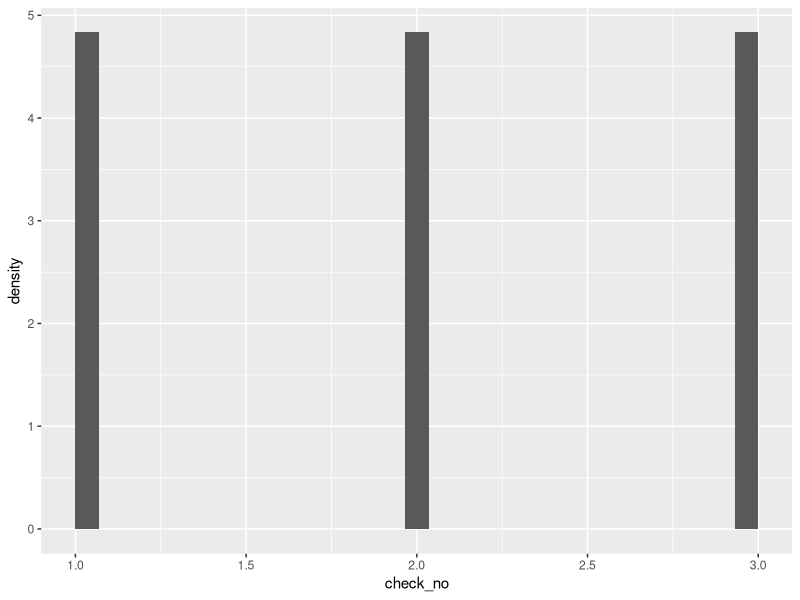
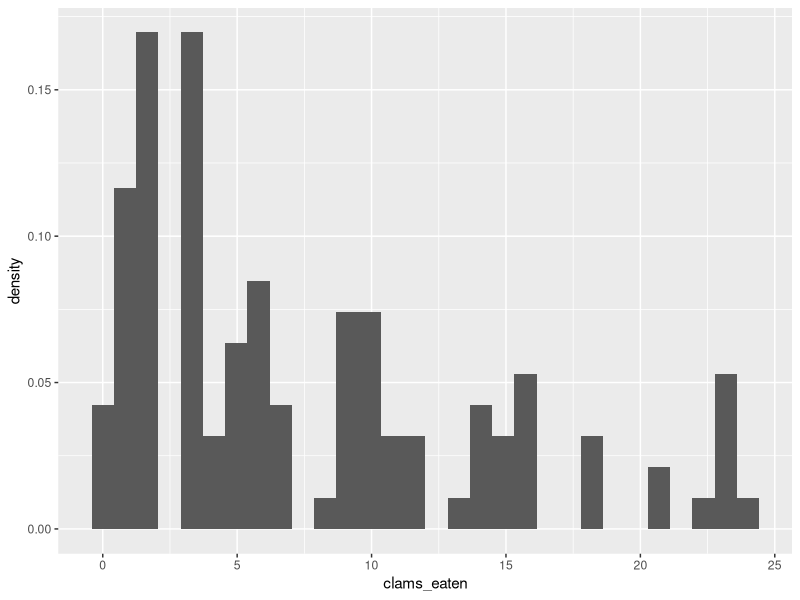
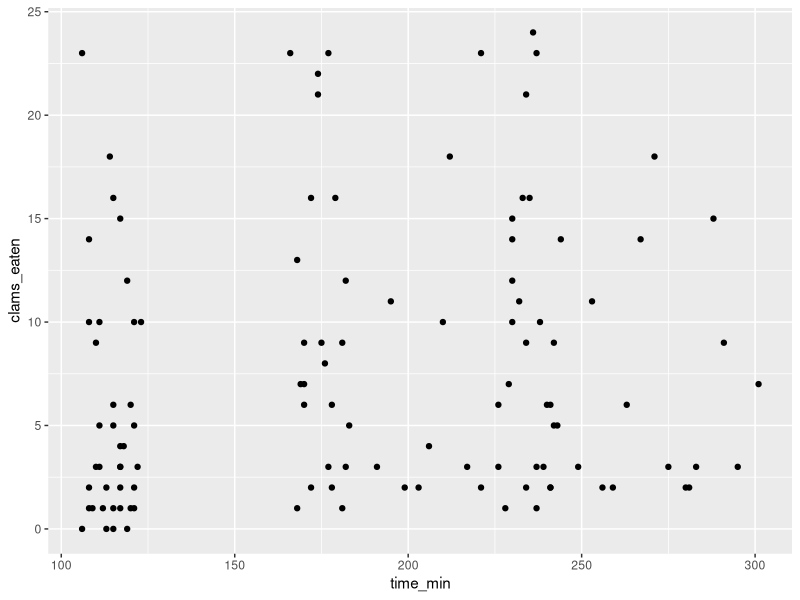
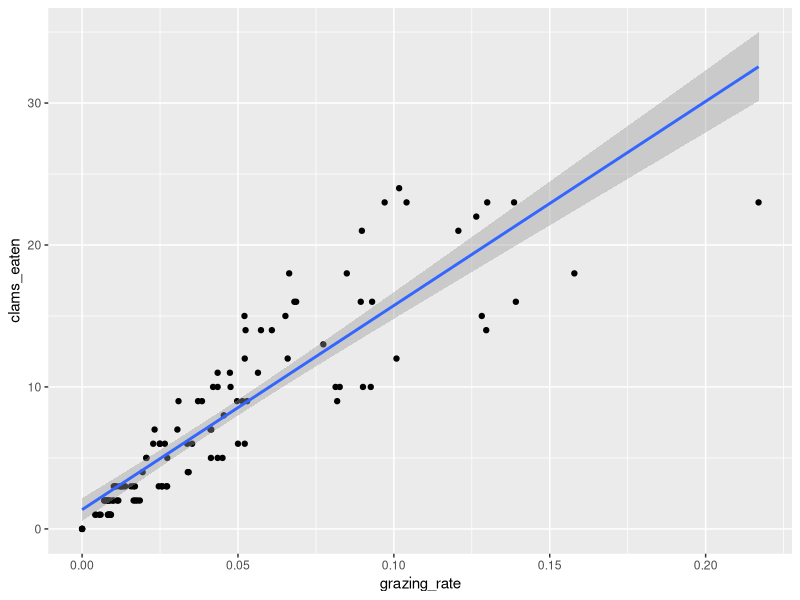
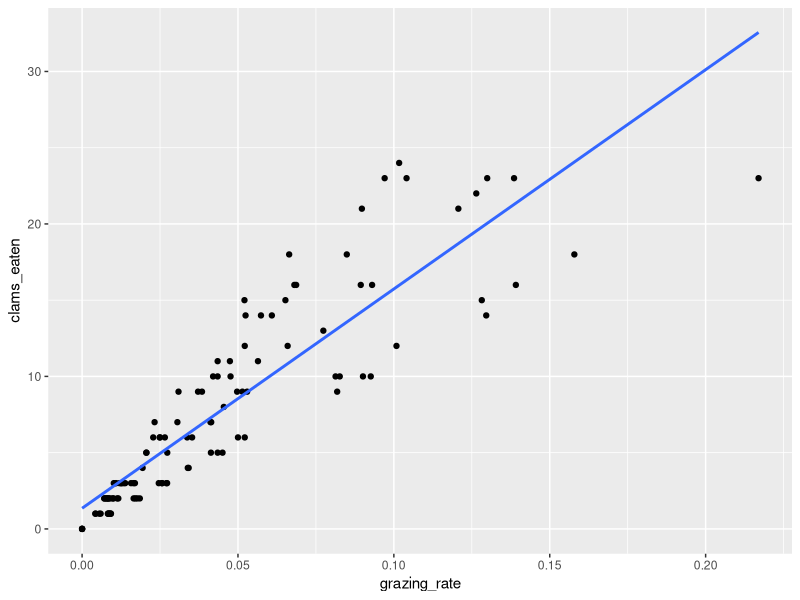
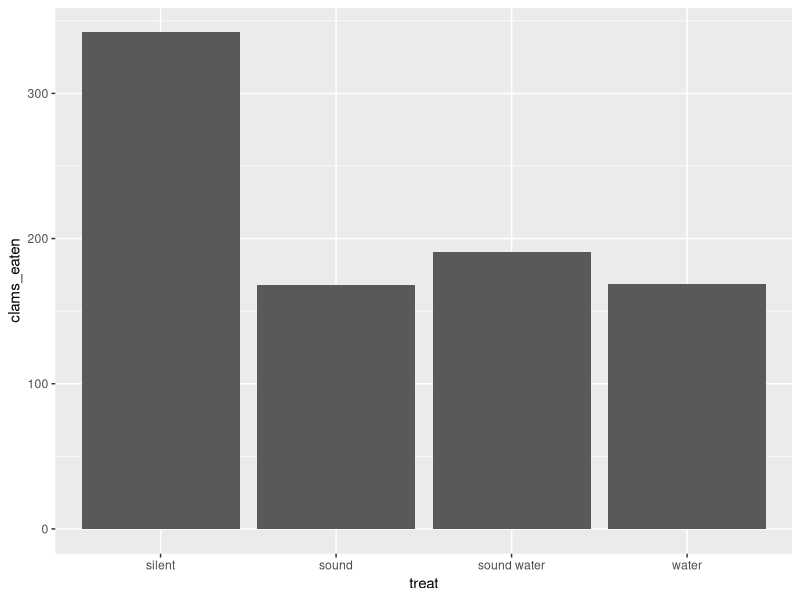
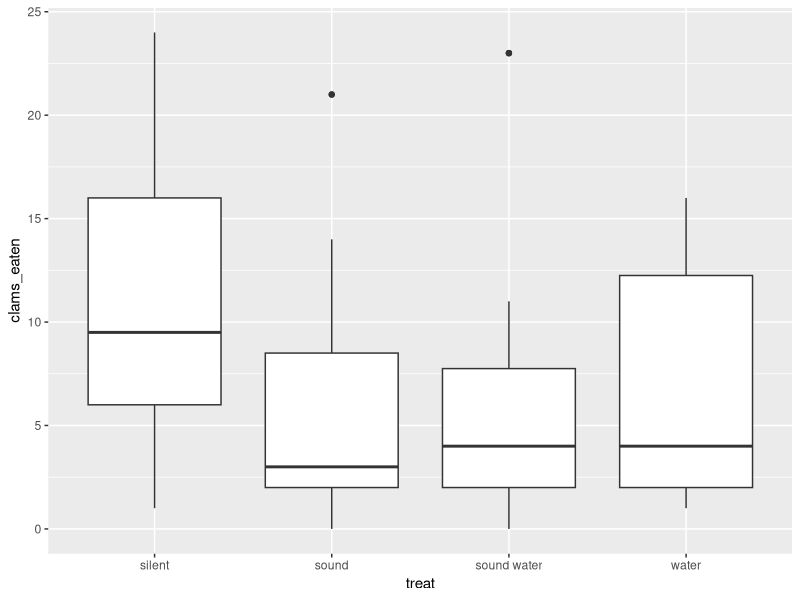
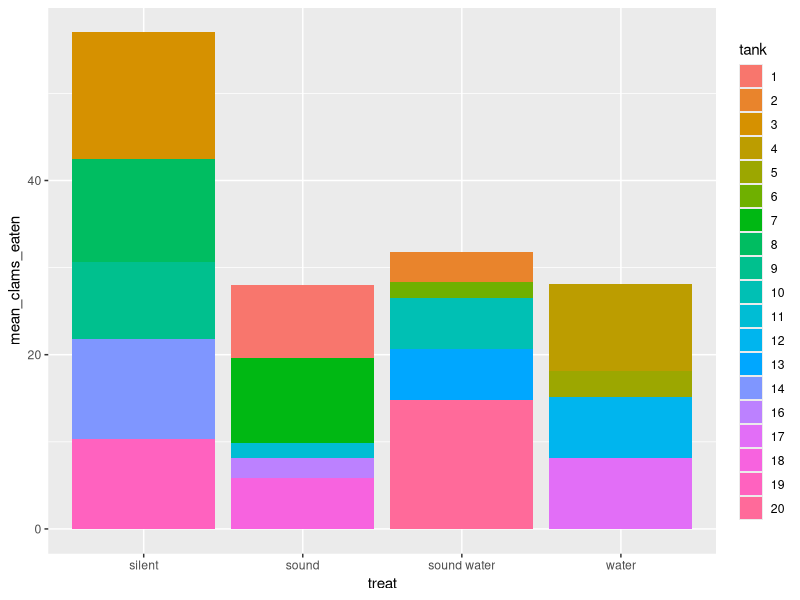

Source code (R) for these figures, in order:
## ---- chunk 1

## ---- chunk 2
#this is a comment
print("This is my code")
## ---- chunk 3
getwd()
## ---- chunk 4
#setting my working directory
setwd("/Users/jordanrutherford/Desktop/Bioinformatics/IntermediateR-W2021")
#checking my working directory
getwd()
## ---- chunk 5
#loading in my data
clamdata <- read.csv("acoustic_chemical.csv")
## ---- chunk 6
grocerylist <- c("Green beans", "broccoli", "Potatoes", "ground Beef", "Spaghetti", 
                 "Apple pie", "Milk", "Green grapes", "green olives", "butter")
## ---- chunk 7
grep("b", grocerylist)
## ---- chunk 8
grep("B", grocerylist)
## ---- chunk 9
grep("b|B", grocerylist)
## ---- chunk 10
gsub("B", "b", grocerylist)
## ---- chunk 11
#replace all of the bs at the beginning og the strings with Bs
gsub("^b", "B", grocerylist)
## ---- chunk 12
#replace all of the characters with asterisks
gsub(".", "*", grocerylist)
## ---- chunk 13
#loading my packages
library(dplyr)
library(ggplot2)
## ---- chunk 14
#looking at the structure of my data - we loaded this in before
str(clamdata)
## ---- chunk 15
clamdata <- clamdata %>% #piping function
  rename(initial_clams = Initial.clams, #rename() uses (newname = oldname)
         check_no = check.no,
         total_clams_left = Total.clams.left,
         clams_eaten = Clams.eaten,
         time_min = time..min.)
## ---- chunk 16
clamdata$tank <- as.factor(clamdata$tank)
## ---- chunk 17
is.na(clamdata)
## ---- chunk 18
any(is.na(clamdata))
## ---- chunk 19
#how long is our dataset?
length(clamdata$trial)
## ---- chunk 20
#add a new column to the dataset
#rnorm() generates data randomly from a normal curve with the parameters i've specified, with 114 being length
clamdata$example <- rnorm(114, mean = 10, sd = 2)

#add some NA values
clamdata$example[3] <- NA
clamdata$example[15] <- NA
clamdata$example[33] <- NA
clamdata$example[105] <- NA
clamdata$example[97] <- NA
## ---- chunk 21
any(is.na(clamdata))
## ---- chunk 22
which(is.na(clamdata$example) == TRUE)
## ---- chunk 23
tank2 <- filter(clamdata, tank == 2)
tank2 #view our data
## ---- chunk 24
desc_clams_eaten <- arrange(clamdata, desc(clams_eaten))
desc_clams_eaten #view our data
## ---- chunk 25
tank_treat <- arrange(clamdata, tank, treat)
tank_treat
## ---- chunk 26
time <- select(clamdata, time_min)
time
## ---- chunk 27
time_water <- select(clamdata, time_min, water, everything())
head(time_water)
## ---- chunk 28
clamdata <- clamdata %>%
  mutate(grazing_rate = clams_eaten/time_min)
clamdata$grazing_rate
## ---- chunk 29
grz_rate_per_hr <- transmute(clamdata, grazing_rate = grazing_rate*60)
grz_rate_per_hr
## ---- chunk 30
treat_tank_means <- clamdata %>%
  group_by(treat, tank) %>%
  summarize(mean_clams_eaten = mean(clams_eaten))
treat_tank_means
## ---- chunk 31
clamdata %>%
  group_by(treat) %>%
  summarize(total_no = sum(clams_eaten))
## ---- chunk 32
ggplot(clamdata) +
  geom_histogram(aes(x = check_no, y = ..density..))
## ---- chunk 33
ggplot(clamdata) +
  geom_histogram(aes(x = clams_eaten, y = ..density..))
## ---- chunk 34
ggplot(clamdata) +
  geom_point(aes(x = time_min, y = clams_eaten))
## ---- chunk 35
ggplot(clamdata, aes(x = grazing_rate, y = clams_eaten)) +
  geom_point() +
  geom_smooth(method = "lm") #method = linear model
## ---- chunk 36
ggplot(clamdata, aes(x = grazing_rate, y = clams_eaten)) +
  geom_point() +
  geom_smooth(method = "lm", se = FALSE) #method = linear model, standard error = false
## ---- chunk 37
ggplot(clamdata, aes(x = treat, y = clams_eaten)) +
  geom_bar(stat = "identity")
## ---- chunk 38
ggplot(clamdata, aes(x = treat, y = clams_eaten)) +
  geom_boxplot()
## ---- chunk 39
ggplot(treat_tank_means, aes(x = treat, y = mean_clams_eaten, fill = tank)) +
  geom_bar(stat = "identity")
## ---- chunk 40
ggplot(clamdata, aes(x = grazing_rate, y = clams_eaten, colour = treat)) +
  geom_point() +
  geom_smooth(method = "lm", se = FALSE)
## ---- chunk 41
ggplot(clamdata, aes(x = grazing_rate, y = clams_eaten, colour = treat)) +
  geom_point(alpha = 0.6, size = 1.5) +
  geom_smooth(method = "lm", se = FALSE, colour = "brown4", lwd = 0.5) +
  scale_x_continuous(name = "Grazing Rate (clams eaten per minute)") +
  scale_y_continuous(name = "Clams Eaten") +
  scale_color_manual(name = "Treatment Type",
                     labels = c("Silence", "Predator Sound", "Sound and Water", "Water"),
                     values = c("burlywood", "palegreen4", "violetred3", "steelblue4")) +
  ggtitle("Clams Eaten Across Crab Grazing Rates By Treatment Type") +
  theme_classic()

## ---- chunk 42
library(ggthemes)
## ---- chunk 43
ggplot(clamdata, aes(x = grazing_rate, y = clams_eaten, colour = treat)) +
  geom_point(alpha = 0.6, size = 1.5) +
  geom_smooth(method = "lm", se = FALSE, colour = "brown4", lwd = 0.5) +
  scale_x_continuous(name = "Grazing Rate (clams eaten per minute)") +
  scale_y_continuous(name = "Clams Eaten") +
  scale_color_manual(name = "Treatment Type",
                     labels = c("Silence", "Predator Sound", "Sound and Water", "Water"),
                     values = c("burlywood", "palegreen4", "violetred3", "steelblue4")) +
  ggtitle("Clams Eaten Across Crab Grazing Rates By Treatment Type") +
  theme_hc()
